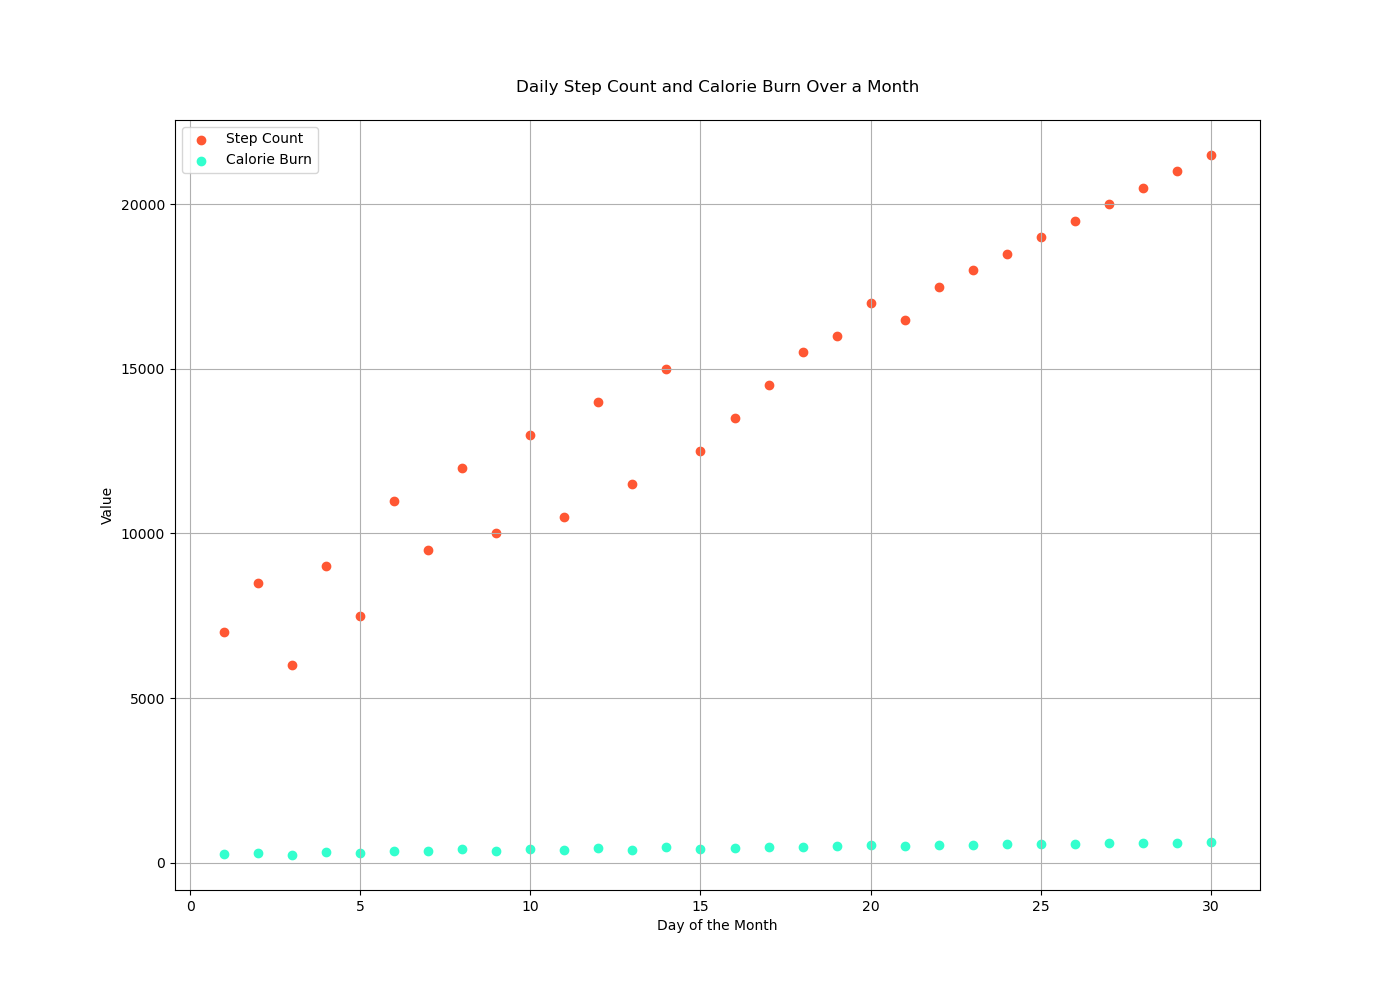

Recreate this plot in Python.

import matplotlib.pyplot as plt

# Data for plotting
days = [1, 2, 3, 4, 5, 6, 7, 8, 9, 10, 11, 12, 13, 14, 15, 16, 17, 18, 19, 20, 21, 22, 23, 24, 25, 26, 27, 28, 29, 30]
step_count = [7000, 8500, 6000, 9000, 7500, 11000, 9500, 12000, 10000, 13000, 10500, 14000, 11500, 15000, 12500, 13500, 14500, 15500, 16000, 17000, 16500, 17500, 18000, 18500, 19000, 19500, 20000, 20500, 21000, 21500]
calorie_burn = [250, 300, 230, 320, 280, 350, 340, 400, 360, 420, 380, 450, 390, 460, 410, 430, 470, 480, 500, 520, 510, 530, 540, 550, 560, 570, 580, 590, 600, 610]

# Create a scatterplot
plt.figure(figsize=(14, 10))
plt.scatter(days, step_count, c="#FF5733", label="Step Count")
plt.scatter(days, calorie_burn, c="#33FFCE", label="Calorie Burn")

# Customize the chart
plt.title("Daily Step Count and Calorie Burn Over a Month", pad=20)
plt.xlabel("Day of the Month")
plt.ylabel("Value")
plt.legend(loc='upper left')
plt.grid(True)

# Show the scatterplot
plt.show()
